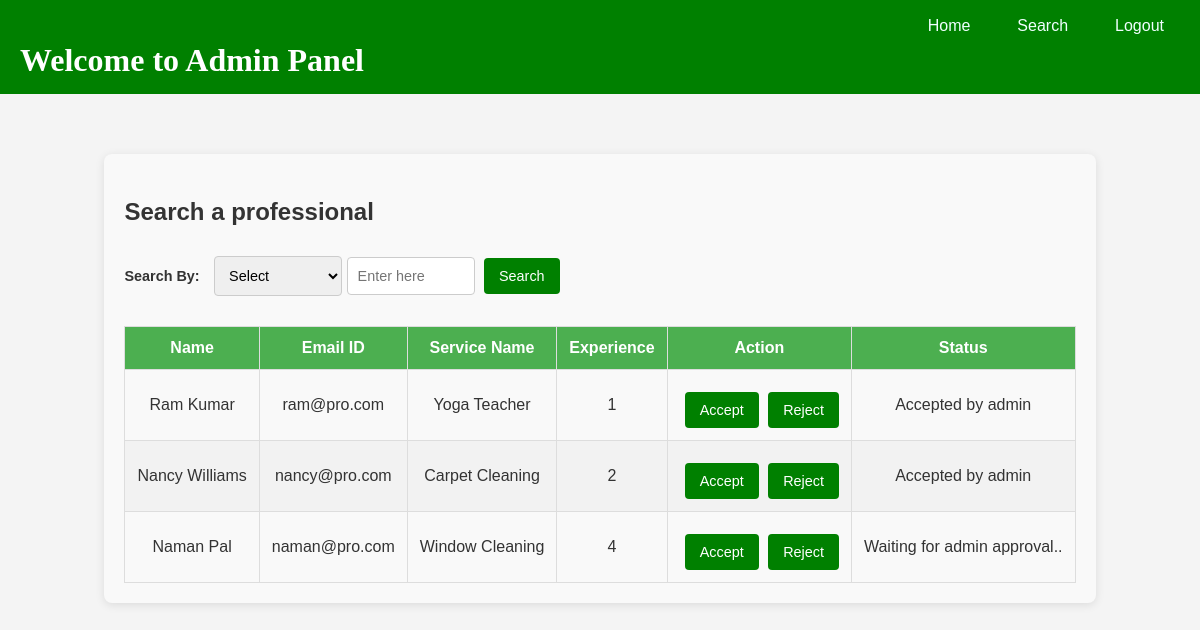
/admin_search (signed in), run on the app's committed database.
### app.py (models this page shows, shortened)
class Professional(db.Model, UserMixin):
    __tablename__='professional'
    email=db.Column(db.String(), primary_key=True)
    password=db.Column(db.String(), nullable=False)
    fullname=db.Column(db.String(), nullable=False)
    service_category=db.Column(db.String(), nullable=False)
    service_name=db.Column(db.String(), nullable=False, unique=True)
    rating=db.Column(db.Integer, default=0)
    experience=db.Column(db.Integer)
    address=db.Column(db.String(), nullable=False, unique=True)
    pin_code=db.Column(db.Integer, nullable=False)
    status=db.Column(db.String(), default="Waiting for admin approval..")

### app.py (the view, shortened to what this page needs)
@app.route('/admin_search', methods=['GET', 'POST'])
@login_required
def admin_search():
    if request.method=="GET":
        pro=Professional.query.all()
        return render_template("admin_search.html", pro=pro)

### app.py (called while the page is built)
@login.user_loader
def load_user(email):
    if session['role']=='customer':
        return Customer.query.filter_by(email=email).first()
    if session['role']=='admin':
        return Admin.query.filter_by(email_id=email).first()
    if session['role']=='professional':
        return Professional.query.filter_by(email=email).first()

### templates/admin_search.html (shortened to what this page needs)
<!DOCTYPE html>
<html lang="en">
<head>
</head>
<body>
    <div class="navbar">
        <h2>Welcome to Admin Panel</h2>
        <div style="display: flex;">
            <a href="/admin_home">Home</a>
            <a href="/admin_search">Search</a>
            <a href="/logout_user">Logout</a>
        </div>
    </div>
    <div class="content">
        <h3>Search a professional</h3>
        <form action="/admin_search" method="POST">
            <label for="id1">Search By: </label>
            <select name="search_by" id="id1" required>
                <option value="">Select</option>
            </select>
            <input type="text" name="pro" placeholder="Enter here" required>
            <button type="submit">Search</button>
        </form>
        <form action="/admin_search" method="POST">
            <table>
                <thead>
                    <tr>
                        <th>Name</th>
                        <th>Email ID</th>
                        <th>Service Name</th>
                        <th>Experience</th>
                        <th>Action</th>
                        <th>Status</th>
                    </tr>
                </thead>
                <tbody>
                    {% for record in pro %}
                    <tr>
                        <td>{{record.fullname}}</td>
                        <td>{{record.email}}</td>
                        <td>{{record.service_name}}</td>
                        <td>{{record.experience}}</td>
                        <td>
                            <button name="action" value="Accept{{record.email}}">Accept</button>
                            <button name="action" value="Reject{{record.email}}">Reject</button>
                        </td>
                        <td>{{record.status}}</td>
                    </tr>
                    {% endfor %}
                </tbody>
            </table>
        </form>
    </div>
</body>
</html>

### templates/admin_search.html (style rules this page uses)
body { font-family: Arial, sans-serif; margin: 0; padding: 0; background-color: #f4f4f4; color: #333; display: flex; flex-direction: column; align-items: center; }
.navbar { background-color: green; color: white; padding: 15px; width: 100%; box-sizing: border-box; display: flex; flex-direction: column; align-items: center; }
.navbar h2 { font-size: 1.5em; font-weight: bolder; margin-bottom: 10px; padding: 10px; text-align: center; font-family: Cambria, Cochin, Georgia, Times, 'Times New Roman', serif; }
.navbar a { font-size: 1em; display: block; text-align: center; padding: 10px 16px; text-decoration: none; color: azure; margin: 5px 0; }
.content { padding: 20px; background-color: #f9f9f9; border-radius: 8px; box-shadow: 0 2px 10px rgba(0, 0, 0, 0.1); margin: 20px; width: 95%; box-sizing: border-box; }
h3 { margin-bottom: 15px; color: #333; text-align: center; font-size: 1.1em; }
label { display: block; margin-bottom: 5px; font-weight: bold; font-size: 0.9em; }
input[type="text"], select { padding: 10px; margin-bottom: 10px; border: 1px solid #ccc; border-radius: 4px; width: calc(100% - 22px); max-width: none; box-sizing: border-box; font-size: 0.9em; }
button { background-color: green; border: none; color: white; padding: 10px 15px; cursor: pointer; border-radius: 4px; transition: background-color 0.3s; margin-top: 10px; font-size: 0.9em; }
table { width: 100%; border-collapse: collapse; margin-top: 20px; overflow-x: auto; display: block; }
th, td { border: 1px solid #ddd; padding: 10px; text-align: left; font-size: 0.8em; white-space: nowrap; }
th { background-color: #4CAF50; color: white; font-weight: bold; text-align: center; }
td { text-align: center; }
tr:nth-child(even) { background-color: #f2f2f2; }
@media (min-width: 768px) { .navbar { flex-direction: row; justify-content: space-between; align-items: center; padding: 15px 20px; } }
@media (min-width: 768px) { .navbar h2 { font-size: xx-large; margin-bottom: 0; padding: 0; text-align: left; } }
@media (min-width: 768px) { .navbar a { float: right; display: inline-block; margin-top: -13px; margin-bottom: 28px; margin-left: 15px; } }
@media (min-width: 768px) { .content { margin: 60px; width: auto; } }
@media (min-width: 768px) { h3 { font-size: 24px; text-align: left; margin-bottom: 20px; } }
@media (min-width: 768px) { label { display: inline-block; margin-right: 10px; margin-bottom: 0; } }
@media (min-width: 768px) { input[type="text"], select { display: inline-block; width: calc(150px - 22px); margin: 10px 0; max-width: 150px; } }
@media (min-width: 768px) { button { margin-left: 5px; margin-top: 10px; } }
@media (min-width: 768px) { table { overflow-x: auto; display: table; } }
@media (min-width: 768px) { th, td { padding: 12px; font-size: 1em; white-space: normal; } }

### data on the page
Professional: fullname "Ram Kumar", email "ram@pro.com", service_name "Yoga Teacher", experience "1", status "Accepted by admin"
Professional: fullname "Nancy Williams", email "nancy@pro.com", service_name "Carpet Cleaning", experience "2", status "Accepted by admin"
Professional: fullname "Naman Pal", email "naman@pro.com", service_name "Window Cleaning", experience "4", status "Waiting for admin approval.."
